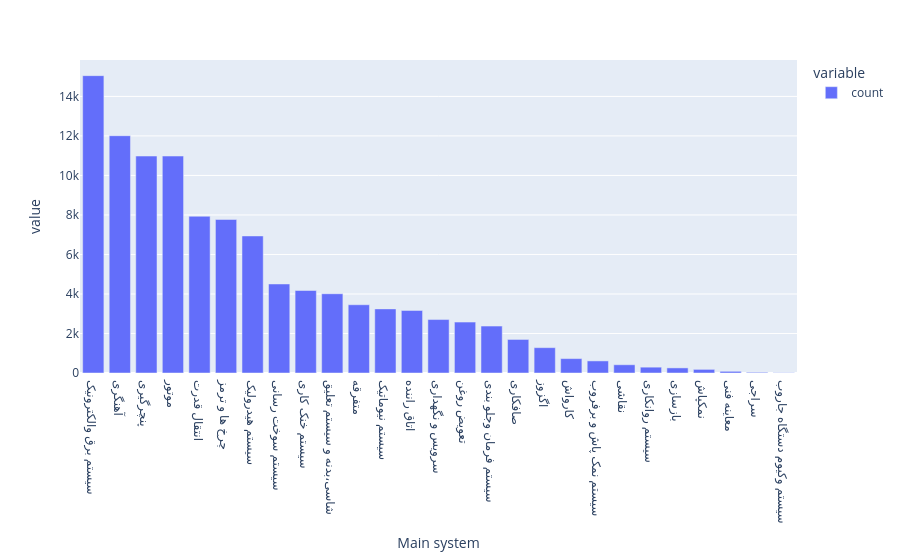

The notebook cell this image was saved under:
### Code cell
px.bar(tamirat_data['Main system'].value_counts())

### Figure 1 — Plotly figure (JSON) as saved in the notebook; plotly's stock layout.template omitted (floating-point values rounded to 4 significant figures)
{"data": [{"alignmentgroup": "True", "hovertemplate": "variable=count<br>Main system=%{x}<br>value=%{y}<extra></extra>", "legendgroup": "count", "marker": {"color": "#636efa", "pattern": {"shape": ""}}, "name": "count", "offsetgroup": "count", "orientation": "v", "showlegend": true, "textposition": "auto", "type": "bar", "x": ["سیستم برق والکترونیک", "آهنگری", "پنچرگیری", "موتور", "انتقال قدرت", "چرخ ها و ترمز", "سیستم هیدرولیک", "سیستم سوخت رسانی", "سیستم خنک کاری", "شاسی،بدنه و سیستم تعلیق", "متفرقه", "سیستم نیوماتیک", "اتاق راننده", "سرویس و نگهداری", "تعویض روغن", "سیستم فرمان وجلو بندی", "صافکاری", "اگزوز", "کارواش", "سیستم نمک پاش و برفروب", "نقاشی", "سیستم روانکاری", "بازسازی", "نمکپاش", "معاینه فنی", "سراجی", "سیستم وکیوم دستگاه جاروب"], "xaxis": "x", "y": [15051, 12011, 10982, 10981, 7932, 7772, 6937, 4506, 4176, 4012, 3455, 3245, 3166, 2705, 2577, 2375, 1698, 1282, 729, 612, 417, 295, 258, 183, 85, 35, 13], "yaxis": "y"}], "layout": {"barmode": "relative", "legend": {"title": {"text": "variable"}, "tracegroupgap": 0}, "margin": {"t": 60}, "xaxis": {"anchor": "y", "domain": [0, 1], "title": {"text": "Main system"}}, "yaxis": {"anchor": "x", "domain": [0, 1], "title": {"text": "value"}}}}
